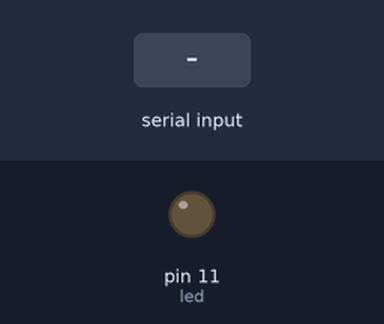
This sketch was run on a simulated Arduino Uno, built with avr-gcc and run on an emulated ATmega328P. On the bench: output pins drawn as LEDs (lit = HIGH). The inputs (shaded band) are chosen by the test bench. What the sketch prints to the serial monitor is not drawn.

Above: at 1.2 s.
1.3 s: "1" received over Serial
At 2.1 s:
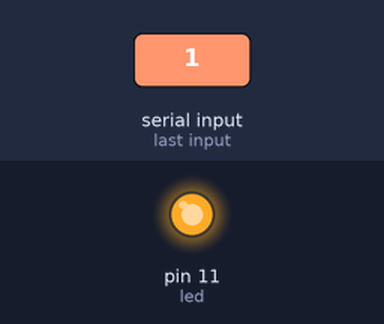
2.8 s: "0" received over Serial
At 3.3 s:
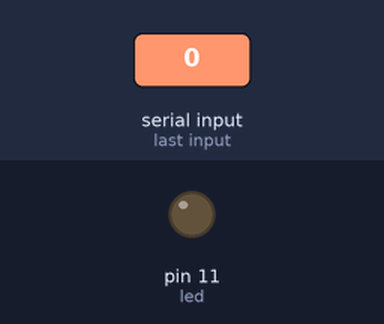
Timing chart, 0 to 5.8 s (numbered marks = the images above; inputs shaded):
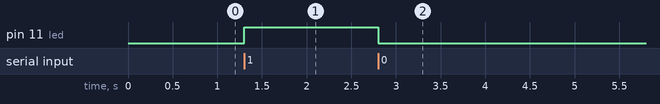

Measured:
- after the input at 1.3 s, pin 11 (led): LOW → HIGH at once
- after the input at 2.8 s, pin 11 (led): HIGH → LOW at once

The sketch:

Arduino-setter.ino
```cpp
const int led=11;                      // LED PIN - LOCATION
int value=0;                           // INSTANTIATION


void setup()
   {
      Serial.begin(9600);             // BAUD-RATE set to 9600
      pinMode(led, OUTPUT);           // LED configuration

      digitalWrite (led, LOW);
      Serial.println("... Connection successfully Established ...");
   }


void loop()
   {
     while (Serial.available())
        {
           value = Serial.read();
        }

     if (value == '1')                // CONDITION ONE(1)
        digitalWrite (led, HIGH);

     else if (value == '0')           // CONDITION TWO(2)
        digitalWrite (led, LOW);

     else
        digitalWrite (led, LOW);
   }


//CODED BY TSG405
```
